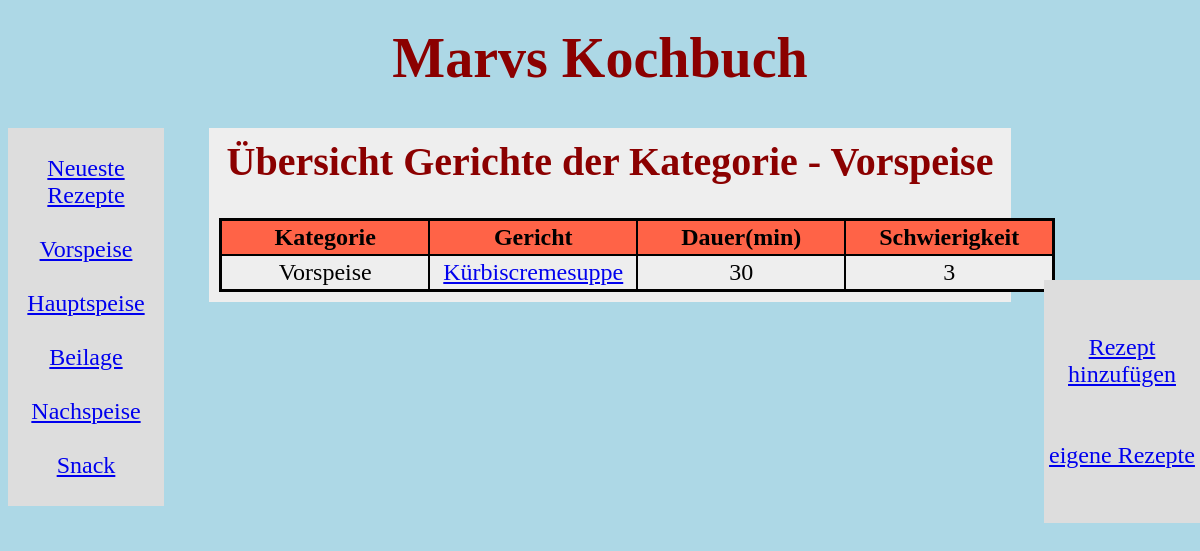
Page /main.php?kategorie=Vorspeise on the committed database.
### tables this page shows
CREATE TABLE `rezepte` (
  `RezeptID` int(11) NOT NULL,
  `BenutzerID` int(11) DEFAULT NULL,
  `RezeptName` varchar(75) NOT NULL,
  `Kategorie` varchar(25) NOT NULL,
  `Dauer` int(11) NOT NULL,
  `Schwierigkeit` int(11) NOT NULL,
  `freigeschaltet` tinyint(1) NOT NULL,
  `deaktiviert` tinyint(1) NOT NULL,
  `Datum` date DEFAULT NULL,
  `BenutzerName` varchar(50) DEFAULT NULL
);

### main.php (the view, shortened to what this page needs)
<?php
	function createTable($array){
		echo "<table>";
		for($i = 0; $i < count($array); $i++) {
			echo "<tr>";
			for($j = 0; $j < count($array[$i]); $j++) {
				if($i == 0)
					echo "<th style='background-color:tomato;'>{$array[$i][$j]}</th>";
				else if ($j == 1)
					echo "<td style='background-color: #eee;'><a href='main.php?gericht=".$array[$i][$j]."'>".$array[$i][$j]."</a></td>";
				else
					echo "<td style='background-color: #eee;'>{$array[$i][$j]}</td>";
			}
			echo "</tr>";
		}
		echo "</table>";
	}
?>
<html>
	<head>
	</head>
	<body>
		<?php
			$connection = mysqli_connect(DB_HOST, DB_USER, DB_PW, DB_DATABASE) or die("Verbindung konnte nicht hergestellt werden");
			if(isset($_POST["Username"]))
			{
				$username 	= $_POST["Username"];
				$password 	= $_POST["Password"];
				$sqlSelect = "SELECT Passwort, Admin, BenutzerID FROM benutzer WHERE BenutzerName = \"" . $username . "\";";
				$result = mysqli_query($connection, $sqlSelect);
				$row 	= mysqli_fetch_array($result);
				$admin 	= $row["Admin"];
				$ben_id	= $row["BenutzerID"];
				if(!($password == $row["Passwort"])){
					echo "<script> alert('Fehler bei der Eingabe!');
					window.location.replace('index.php'); </script>";
				}
				else{
					if($admin == 1){
						$_SESSION["Admin"] = true;
						$_SESSION["ben_id"] = $ben_id;
						$_SESSION["ben_name"] = $username;
					}
					else {
						$_SESSION["Admin"] = false;
						$_SESSION["ben_id"] = $ben_id;
						$_SESSION["ben_name"] = $username;
					}
					echo"<script>window.location.replace('main.php'); </script>";
				}
			}
			else{
				echo "<br/><h1>Marvs Kochbuch</h1>";
				echo "<div class='kategories'>
					<br/><a href='main.php'>Neueste Rezepte</a><br/><br/>
					<a href='main.php?kategorie=Vorspeise'>Vorspeise</a><br/><br/>
					<a href='main.php?kategorie=Hauptspeise'>Hauptspeise</a><br/><br/>
					<a href='main.php?kategorie=Beilage'>Beilage</a><br/><br/>
					<a href='main.php?kategorie=Nachspeise'>Nachspeise</a><br/><br/>
					<a href='main.php?kategorie=Snack'>Snack</a><br/><br/>
					</div>";
				echo "<div class='bearbeiten'>
					<br/><br/><a href='form_write.php'>Rezept hinzufügen</a><br/><br/>
					<br/><a href='main.php?kategorie=Vorspeise'>eigene Rezepte</a><br/><br/>";
				echo "<br/></div>";
				if(isset($_GET["kategorie"])){
					$sqlSelect = "SELECT Kategorie, RezeptName, Dauer, Schwierigkeit FROM rezepte WHERE Kategorie = \"". $_GET["kategorie"]."\";";
					$result = mysqli_query($connection, $sqlSelect);
					$i = 1;
					$array_data[0] = array("Kategorie", "Gericht", "Dauer(min)", "Schwierigkeit");
					while($row = mysqli_fetch_array($result)){
						$array_data[$i][] = utf8_encode($row["Kategorie"]);
						$array_data[$i][] = utf8_encode($row["RezeptName"]);
						$array_data[$i][] = utf8_encode($row["Dauer"]);
						$array_data[$i][] = utf8_encode($row["Schwierigkeit"]);
						$i++;
					}
					echo "<div class='data'> <h2>Übersicht Gerichte der Kategorie - ".$_GET["kategorie"]."</h2>";
					createTable($array_data);
					echo "</div>";
				}
			}
		?>
	</body>
</html>

### main.php (style rules this page uses)
body { background-color: lightblue; }
h1 { color: darkred; text-align: center; font-size: 3.5em; margin-top: 0px; }
h2 { color: darkred; text-align: center; font-size: 2.5em; margin-top: 0px; }
.kategories { float: left; width: 13%; background-color: #ddd; position: fixed; font-size: 1.5em; text-align: center; }
.data { width: 66%; background-color: #eee; padding: 10px; margin-left: 17%; }
td, th { border: solid 2px black; padding: 3px; text-align: center; font-size: 1.5em; min-width: 200px; }
table { border: solid 3px black; border-collapse: collapse; margin: 0 auto; }
.bearbeiten { position: relative; left: 87%; top: 35%; width: 13%; background-color: #ddd; position: fixed; font-size: 1.5em; text-align: center; }

### rows in the picture
rezepte: Kategorie "Vorspeise", RezeptName "Kürbiscremesuppe", Dauer "30", Schwierigkeit "3"

### other values in the picture
$_GET["kategorie"] "Vorspeise"
$array[$i][$j] "Kategorie"
$array[$i][$j] "Gericht"
$array[$i][$j] "Dauer(min)"
$array[$i][$j] "Schwierigkeit"
